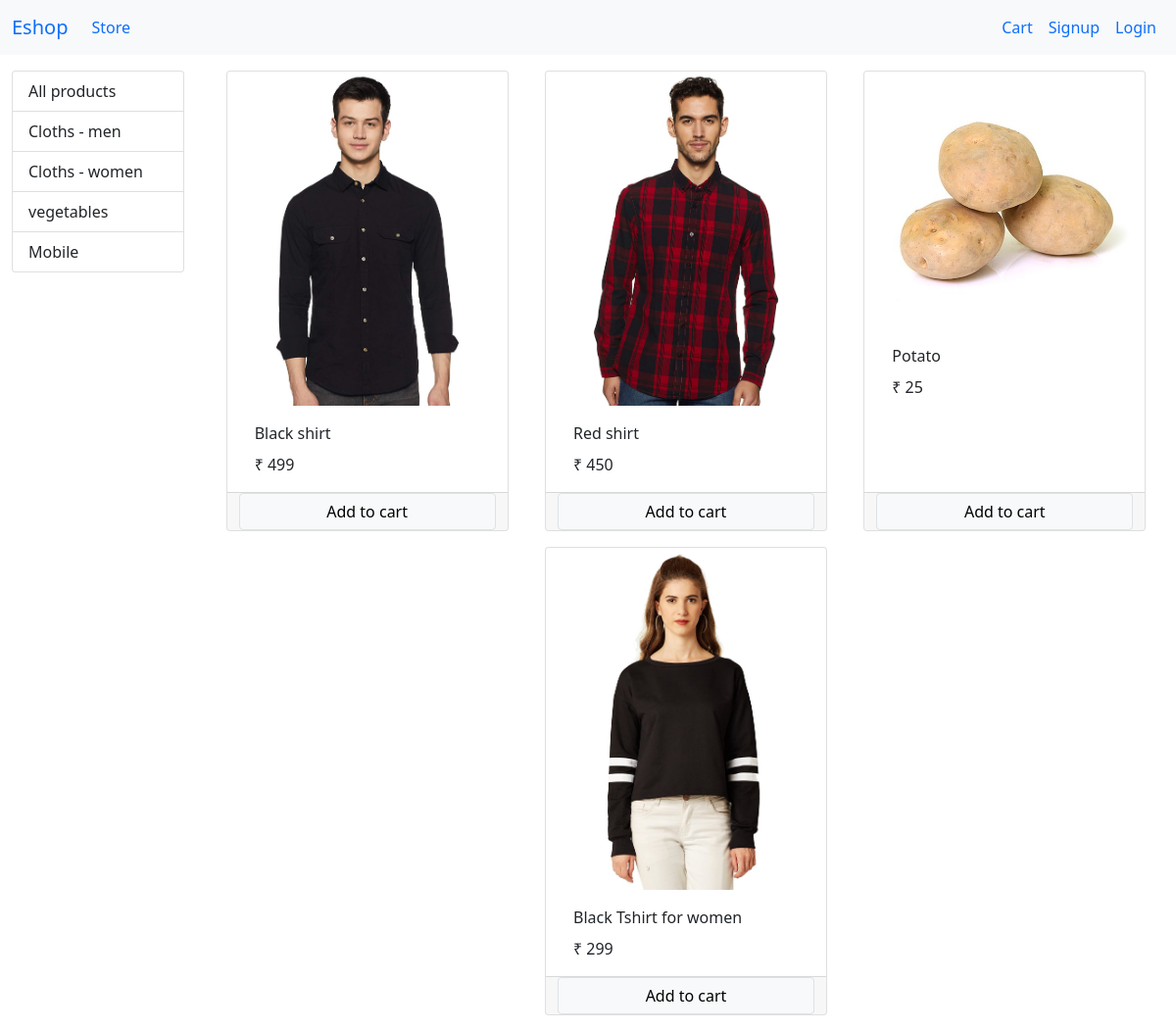
The page / on the database its author committed.
### store/models.py (models this page shows, shortened)
class Category(models.Model):
    name = models.CharField(max_length=20)
    @staticmethod
    def get_all_category():
        return Category.objects.all()

class Product(models.Model):
    name = models.CharField(max_length=50)
    price = models.IntegerField(default=0)
    category = models.ForeignKey("Category" , on_delete=models.CASCADE, default=1)
    description = models.CharField(max_length=200, default='' , blank=True)
    image = models.ImageField(upload_to='uplodas/products/')
    @staticmethod
    def get_all_product():
        return Product.objects.all()

### store/views.py (the view, shortened to what this page needs)
# urls.py: path('', Index.as_view() , name='homepage'),
class Index(View):
    def get(self, request):
        cart = request.session.get('cart')
        if not cart:
            request.session['cart'] = {}
        prds = None
        categoryId = request.GET.get('category')
        if categoryId:
            prds = Product.get_all_product_by_category_ID(categoryId)
        else:
            prds = Product.get_all_product()
        Categories = Category.get_all_category()
        data = {
            'prds': prds,
            'Categories': Categories
        }
        return render(request, "index.html", data)

### store/templatetags/cart.py (called while the page is built)
@register.filter(name="is_in_cart")
def is_in_cart(product , cart ):
    keys = cart.keys()
    for id in keys:
        if int(id) == product.id :
            return True
    return False

### store/templatetags/custom_filter.py (called while the page is built)
@register.filter(name="currency_convert")
def currency_convert(number):
    return "₹ "+ str(number)

### store/templates/index.html (shortened to what this page needs)
{% extends 'base.html' %}
{% block content %}
  {% load cart %}
  {% load custom_filter %}
  <div class="container-fluid mt-3">
    <div class="row">
      <div class="col-lg-2 mx-auto">
        <div class="list-group">
          <a href="/" class="list-group-item list-group-item-action">All products</a>
          {% for category in Categories %}
            <a href="?category={{ category.id }}" class="list-group-item list-group-item-action">{{ category.name }}</a>
          {% endfor %}
        </div>
      </div>
      <div id="product" class="col-lg-10 mx-auto">
        <div class="row mx-auto">
          {% for product in prds %}
            <div class="card mx-auto mb-3" style="width: 18rem;">
              <img src="{{ product.image.url }}" class="card-img-top" alt="..." />
              <div class="card-body">
                <p class="card-title">{{ product.name }}</p>
                <p class="card-text">{{ product.price|currency_convert }}</p>
              </div>
              <div class="card-footer row p-0">
                {% if product|is_in_cart:request.session.cart %}
                  <div class="row m-0 p-0">
                    <form action="/#{{ product.id }}" method="POST" class="col-2">
                      {% csrf_token %}
                      <input name="product_id" type="text" value="{{ product.id }}" hidden />
                      <input name="remove" type="text" value="True" hidden />
                      <input type="submit" value=" - " class=" btn btn-block btn-primary" />
                    </form>
                    <div class="text-center col">{{ product|cart_count:request.session.cart }} in cart</div>
                    <form action="/#{{ product.id }}" method="POST" class="col-2">
                      {% csrf_token %}
                      <input name="product_id" type="text" value="{{ product.id }}" hidden />
                      <input type="submit" value=" + " class="btn btn-block btn-primary" />
                    </form>
                  </div>
                {% else %}
                  <form action="/#{{ product.id }}" method="post">
                    <input type="submit" class="btn btn-light border form-control" value="Add to cart" />
                  </form>
                {% endif %}
              </div>
            </div>
            {% empty %}No product found
          {% endfor %}
        </div>
      </div>
    </div>
  </div>
{% endblock %}

### store/templates/base.html (shortened to what this page needs)
<!DOCTYPE html>
<html lang="en">
  <head>
    <link href="https://cdn.jsdelivr.net/npm/bootstrap@5.0.2/dist/css/bootstrap.min.css" rel="stylesheet" />
  </head>
  <body>
    <nav class="navbar navbar-expand-lg bg-light">
      <div class="container-fluid">
        <a class="navbar-brand" href="/">Eshop</a>
        <div class="collapse navbar-collapse" id="navbarSupportedContent">
          <ul class="navbar-nav me-auto mb-2 mb-lg-0">
            <li class="nav-item">
              <a class="nav-link active" aria-current="page" href="/">Store</a>
            </li>
          </ul>
          <ul class="navbar-nav d-flex">
            <li class="nav-item">
              <a class="nav-link" aria-current="page" href="/cart">Cart
            </a>
            </li>
            {% if request.session.customer %}
            <li class="nav-item">
              <a class="nav-link" aria-current="page" href="/orders">Orders</a>
              </li>
              <li class="nav-item">
                <a class="nav-link" aria-current="page" href="logout">Logout</a>
              </li>
              {% else %}
              <li class="nav-item">
                <a class="nav-link" aria-current="page" href="/signup">Signup</a>
              </li>
              <li class="nav-item">
                <a class="nav-link" aria-current="page" href="/login">Login</a>
              </li>
            {% endif %}
          </ul>
        </div>
      </div>
    </nav>
    {% block content %}
    {% endblock %}
  </body>
</html>

### rows shown on the page
Category: name "Cloths - men"
Category: name "Cloths - women"
Category: name "vegetables"
Category: name "Mobile"
Product: image (picture), name "Black shirt", price "₹ 499"
Product: image (picture), name "Red shirt", price "₹ 450"
Product: image (picture), name "Potato", price "₹ 25"
Product: image (picture), name "Black Tshirt for women", price "₹ 299"
